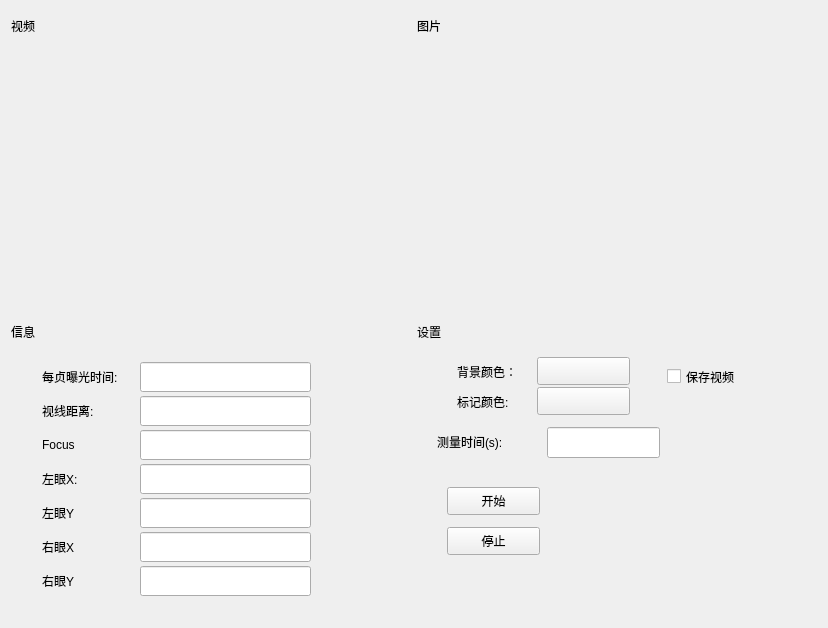
<?xml version="1.0" encoding="UTF-8"?>
<ui version="4.0">
 <class>QEyeTrackWidget</class>
 <widget class="QWidget" name="QEyeTrackWidget">
  <property name="geometry">
   <rect>
    <x>0</x>
    <y>0</y>
    <width>800</width>
    <height>600</height>
   </rect>
  </property>
  <property name="windowTitle">
   <string>Form</string>
  </property>
  <layout class="QGridLayout" name="gridLayout_2">
   <item row="0" column="0">
    <widget class="QWidget" name="widget_video" native="true">
     <property name="sizePolicy">
      <sizepolicy hsizetype="Expanding" vsizetype="Expanding">
       <horstretch>0</horstretch>
       <verstretch>0</verstretch>
      </sizepolicy>
     </property>
     <property name="minimumSize">
      <size>
       <width>400</width>
       <height>300</height>
      </size>
     </property>
     <layout class="QGridLayout" name="gridLayout_5">
      <property name="leftMargin">
       <number>0</number>
      </property>
      <property name="topMargin">
       <number>0</number>
      </property>
      <property name="rightMargin">
       <number>0</number>
      </property>
      <property name="bottomMargin">
       <number>0</number>
      </property>
      <property name="spacing">
       <number>0</number>
      </property>
      <item row="1" column="0">
       <widget class="QLabel" name="label_showvideo">
        <property name="sizePolicy">
         <sizepolicy hsizetype="Expanding" vsizetype="Expanding">
          <horstretch>0</horstretch>
          <verstretch>0</verstretch>
         </sizepolicy>
        </property>
        <property name="minimumSize">
         <size>
          <width>400</width>
          <height>270</height>
         </size>
        </property>
        <property name="text">
         <string/>
        </property>
       </widget>
      </item>
      <item row="0" column="0">
       <widget class="QWidget" name="widget_videotitle" native="true">
        <property name="sizePolicy">
         <sizepolicy hsizetype="Expanding" vsizetype="Expanding">
          <horstretch>0</horstretch>
          <verstretch>0</verstretch>
         </sizepolicy>
        </property>
        <property name="minimumSize">
         <size>
          <width>400</width>
          <height>30</height>
         </size>
        </property>
        <property name="maximumSize">
         <size>
          <width>16777215</width>
          <height>30</height>
         </size>
        </property>
        <layout class="QGridLayout" name="gridLayout_3">
         <property name="leftMargin">
          <number>0</number>
         </property>
         <property name="topMargin">
          <number>0</number>
         </property>
         <property name="rightMargin">
          <number>0</number>
         </property>
         <property name="bottomMargin">
          <number>0</number>
         </property>
         <property name="spacing">
          <number>0</number>
         </property>
         <item row="0" column="0">
          <widget class="QLabel" name="label_videotitle">
           <property name="sizePolicy">
            <sizepolicy hsizetype="Expanding" vsizetype="Expanding">
             <horstretch>0</horstretch>
             <verstretch>0</verstretch>
            </sizepolicy>
           </property>
           <property name="minimumSize">
            <size>
             <width>400</width>
             <height>30</height>
            </size>
           </property>
           <property name="maximumSize">
            <size>
             <width>16777215</width>
             <height>30</height>
            </size>
           </property>
           <property name="text">
            <string>视频</string>
           </property>
          </widget>
         </item>
        </layout>
       </widget>
      </item>
     </layout>
    </widget>
   </item>
   <item row="0" column="1">
    <widget class="QWidget" name="widgetShowpic" native="true">
     <property name="sizePolicy">
      <sizepolicy hsizetype="Expanding" vsizetype="Expanding">
       <horstretch>0</horstretch>
       <verstretch>0</verstretch>
      </sizepolicy>
     </property>
     <property name="minimumSize">
      <size>
       <width>400</width>
       <height>300</height>
      </size>
     </property>
     <layout class="QGridLayout" name="gridLayout_4">
      <property name="leftMargin">
       <number>0</number>
      </property>
      <property name="topMargin">
       <number>0</number>
      </property>
      <property name="rightMargin">
       <number>0</number>
      </property>
      <property name="bottomMargin">
       <number>0</number>
      </property>
      <property name="spacing">
       <number>0</number>
      </property>
      <item row="0" column="0">
       <widget class="QWidget" name="widget_pictitle" native="true">
        <property name="sizePolicy">
         <sizepolicy hsizetype="Expanding" vsizetype="Expanding">
          <horstretch>0</horstretch>
          <verstretch>0</verstretch>
         </sizepolicy>
        </property>
        <property name="minimumSize">
         <size>
          <width>400</width>
          <height>30</height>
         </size>
        </property>
        <property name="maximumSize">
         <size>
          <width>16777215</width>
          <height>30</height>
         </size>
        </property>
        <layout class="QGridLayout" name="gridLayout">
         <property name="leftMargin">
          <number>0</number>
         </property>
         <property name="topMargin">
          <number>0</number>
         </property>
         <property name="rightMargin">
          <number>0</number>
         </property>
         <property name="bottomMargin">
          <number>0</number>
         </property>
         <property name="spacing">
          <number>0</number>
         </property>
         <item row="0" column="0">
          <widget class="QLabel" name="label_pictitle">
           <property name="sizePolicy">
            <sizepolicy hsizetype="Expanding" vsizetype="Expanding">
             <horstretch>0</horstretch>
             <verstretch>0</verstretch>
            </sizepolicy>
           </property>
           <property name="minimumSize">
            <size>
             <width>400</width>
             <height>30</height>
            </size>
           </property>
           <property name="maximumSize">
            <size>
             <width>16777215</width>
             <height>30</height>
            </size>
           </property>
           <property name="text">
            <string>图片</string>
           </property>
          </widget>
         </item>
        </layout>
       </widget>
      </item>
      <item row="1" column="0">
       <widget class="QShowpicWidget" name="widget_picture" native="true">
        <property name="sizePolicy">
         <sizepolicy hsizetype="Expanding" vsizetype="Expanding">
          <horstretch>0</horstretch>
          <verstretch>0</verstretch>
         </sizepolicy>
        </property>
        <property name="minimumSize">
         <size>
          <width>400</width>
          <height>270</height>
         </size>
        </property>
       </widget>
      </item>
     </layout>
    </widget>
   </item>
   <item row="1" column="0">
    <widget class="QWidget" name="widgetCCDinfo" native="true">
     <property name="sizePolicy">
      <sizepolicy hsizetype="Expanding" vsizetype="Expanding">
       <horstretch>0</horstretch>
       <verstretch>0</verstretch>
      </sizepolicy>
     </property>
     <property name="minimumSize">
      <size>
       <width>400</width>
       <height>300</height>
      </size>
     </property>
     <layout class="QGridLayout" name="gridLayout_9">
      <property name="leftMargin">
       <number>0</number>
      </property>
      <property name="topMargin">
       <number>0</number>
      </property>
      <property name="rightMargin">
       <number>0</number>
      </property>
      <property name="bottomMargin">
       <number>0</number>
      </property>
      <property name="spacing">
       <number>0</number>
      </property>
      <item row="1" column="0">
       <widget class="QWidget" name="widget_info" native="true">
        <property name="sizePolicy">
         <sizepolicy hsizetype="Expanding" vsizetype="Expanding">
          <horstretch>0</horstretch>
          <verstretch>0</verstretch>
         </sizepolicy>
        </property>
        <property name="minimumSize">
         <size>
          <width>400</width>
          <height>270</height>
         </size>
        </property>
        <widget class="QLineEdit" name="lineEdit_LeftY">
         <property name="geometry">
          <rect>
           <x>129</x>
           <y>151</y>
           <width>171</width>
           <height>30</height>
          </rect>
         </property>
         <property name="minimumSize">
          <size>
           <width>0</width>
           <height>30</height>
          </size>
         </property>
         <property name="readOnly">
          <bool>true</bool>
         </property>
        </widget>
        <widget class="QLabel" name="label_17">
         <property name="geometry">
          <rect>
           <x>31</x>
           <y>151</y>
           <width>80</width>
           <height>30</height>
          </rect>
         </property>
         <property name="sizePolicy">
          <sizepolicy hsizetype="Expanding" vsizetype="Expanding">
           <horstretch>0</horstretch>
           <verstretch>0</verstretch>
          </sizepolicy>
         </property>
         <property name="minimumSize">
          <size>
           <width>80</width>
           <height>30</height>
          </size>
         </property>
         <property name="maximumSize">
          <size>
           <width>200</width>
           <height>50</height>
          </size>
         </property>
         <property name="text">
          <string>左眼Y</string>
         </property>
        </widget>
        <widget class="QLabel" name="label_22">
         <property name="geometry">
          <rect>
           <x>31</x>
           <y>219</y>
           <width>80</width>
           <height>30</height>
          </rect>
         </property>
         <property name="sizePolicy">
          <sizepolicy hsizetype="Expanding" vsizetype="Expanding">
           <horstretch>0</horstretch>
           <verstretch>0</verstretch>
          </sizepolicy>
         </property>
         <property name="minimumSize">
          <size>
           <width>80</width>
           <height>30</height>
          </size>
         </property>
         <property name="maximumSize">
          <size>
           <width>200</width>
           <height>50</height>
          </size>
         </property>
         <property name="text">
          <string>右眼Y</string>
         </property>
        </widget>
        <widget class="QLabel" name="label_21">
         <property name="geometry">
          <rect>
           <x>31</x>
           <y>185</y>
           <width>80</width>
           <height>30</height>
          </rect>
         </property>
         <property name="sizePolicy">
          <sizepolicy hsizetype="Expanding" vsizetype="Expanding">
           <horstretch>0</horstretch>
           <verstretch>0</verstretch>
          </sizepolicy>
         </property>
         <property name="minimumSize">
          <size>
           <width>80</width>
           <height>30</height>
          </size>
         </property>
         <property name="maximumSize">
          <size>
           <width>200</width>
           <height>50</height>
          </size>
         </property>
         <property name="text">
          <string>右眼X</string>
         </property>
        </widget>
        <widget class="QLineEdit" name="lineEdit_RightX">
         <property name="geometry">
          <rect>
           <x>129</x>
           <y>185</y>
           <width>171</width>
           <height>30</height>
          </rect>
         </property>
         <property name="minimumSize">
          <size>
           <width>0</width>
           <height>30</height>
          </size>
         </property>
         <property name="readOnly">
          <bool>true</bool>
         </property>
        </widget>
        <widget class="QLineEdit" name="lineEdit_RightY">
         <property name="geometry">
          <rect>
           <x>129</x>
           <y>219</y>
           <width>171</width>
           <height>30</height>
          </rect>
         </property>
         <property name="minimumSize">
          <size>
           <width>0</width>
           <height>30</height>
          </size>
         </property>
         <property name="readOnly">
          <bool>true</bool>
         </property>
        </widget>
        <widget class="QLabel" name="label_2">
         <property name="geometry">
          <rect>
           <x>31</x>
           <y>15</y>
           <width>98</width>
           <height>30</height>
          </rect>
         </property>
         <property name="sizePolicy">
          <sizepolicy hsizetype="Expanding" vsizetype="Expanding">
           <horstretch>0</horstretch>
           <verstretch>0</verstretch>
          </sizepolicy>
         </property>
         <property name="minimumSize">
          <size>
           <width>80</width>
           <height>30</height>
          </size>
         </property>
         <property name="maximumSize">
          <size>
           <width>200</width>
           <height>50</height>
          </size>
         </property>
         <property name="text">
          <string>每贞曝光时间:</string>
         </property>
        </widget>
        <widget class="QLabel" name="label_3">
         <property name="geometry">
          <rect>
           <x>31</x>
           <y>49</y>
           <width>80</width>
           <height>30</height>
          </rect>
         </property>
         <property name="sizePolicy">
          <sizepolicy hsizetype="Expanding" vsizetype="Expanding">
           <horstretch>0</horstretch>
           <verstretch>0</verstretch>
          </sizepolicy>
         </property>
         <property name="minimumSize">
          <size>
           <width>80</width>
           <height>30</height>
          </size>
         </property>
         <property name="maximumSize">
          <size>
           <width>200</width>
           <height>50</height>
          </size>
         </property>
         <property name="text">
          <string>视线距离:</string>
         </property>
        </widget>
        <widget class="QLineEdit" name="lineEdit_exposure">
         <property name="geometry">
          <rect>
           <x>129</x>
           <y>15</y>
           <width>171</width>
           <height>30</height>
          </rect>
         </property>
         <property name="minimumSize">
          <size>
           <width>30</width>
           <height>30</height>
          </size>
         </property>
         <property name="readOnly">
          <bool>true</bool>
         </property>
        </widget>
        <widget class="QLineEdit" name="lineEdit_focus">
         <property name="geometry">
          <rect>
           <x>129</x>
           <y>83</y>
           <width>171</width>
           <height>30</height>
          </rect>
         </property>
         <property name="minimumSize">
          <size>
           <width>0</width>
           <height>30</height>
          </size>
         </property>
         <property name="readOnly">
          <bool>true</bool>
         </property>
        </widget>
        <widget class="QLabel" name="label_10">
         <property name="geometry">
          <rect>
           <x>31</x>
           <y>83</y>
           <width>80</width>
           <height>30</height>
          </rect>
         </property>
         <property name="sizePolicy">
          <sizepolicy hsizetype="Expanding" vsizetype="Expanding">
           <horstretch>0</horstretch>
           <verstretch>0</verstretch>
          </sizepolicy>
         </property>
         <property name="minimumSize">
          <size>
           <width>80</width>
           <height>30</height>
          </size>
         </property>
         <property name="maximumSize">
          <size>
           <width>200</width>
           <height>50</height>
          </size>
         </property>
         <property name="text">
          <string>Focus</string>
         </property>
        </widget>
        <widget class="QLineEdit" name="lineEdit_distance">
         <property name="geometry">
          <rect>
           <x>129</x>
           <y>49</y>
           <width>171</width>
           <height>30</height>
          </rect>
         </property>
         <property name="minimumSize">
          <size>
           <width>0</width>
           <height>30</height>
          </size>
         </property>
         <property name="readOnly">
          <bool>true</bool>
         </property>
        </widget>
        <widget class="QLabel" name="label_16">
         <property name="geometry">
          <rect>
           <x>31</x>
           <y>117</y>
           <width>80</width>
           <height>30</height>
          </rect>
         </property>
         <property name="sizePolicy">
          <sizepolicy hsizetype="Expanding" vsizetype="Expanding">
           <horstretch>0</horstretch>
           <verstretch>0</verstretch>
          </sizepolicy>
         </property>
         <property name="minimumSize">
          <size>
           <width>80</width>
           <height>30</height>
          </size>
         </property>
         <property name="maximumSize">
          <size>
           <width>200</width>
           <height>50</height>
          </size>
         </property>
         <property name="text">
          <string>左眼X:</string>
         </property>
        </widget>
        <widget class="QLineEdit" name="lineEdit_LeftX">
         <property name="geometry">
          <rect>
           <x>129</x>
           <y>117</y>
           <width>171</width>
           <height>30</height>
          </rect>
         </property>
         <property name="minimumSize">
          <size>
           <width>0</width>
           <height>30</height>
          </size>
         </property>
         <property name="readOnly">
          <bool>true</bool>
         </property>
        </widget>
       </widget>
      </item>
      <item row="0" column="0">
       <widget class="QWidget" name="widget_infotitle" native="true">
        <property name="sizePolicy">
         <sizepolicy hsizetype="Expanding" vsizetype="Expanding">
          <horstretch>0</horstretch>
          <verstretch>0</verstretch>
         </sizepolicy>
        </property>
        <property name="minimumSize">
         <size>
          <width>400</width>
          <height>30</height>
         </size>
        </property>
        <property name="maximumSize">
         <size>
          <width>16777215</width>
          <height>30</height>
         </size>
        </property>
        <layout class="QGridLayout" name="gridLayout_7">
         <property name="leftMargin">
          <number>0</number>
         </property>
         <property name="topMargin">
          <number>0</number>
         </property>
         <property name="rightMargin">
          <number>0</number>
         </property>
         <property name="bottomMargin">
          <number>0</number>
         </property>
         <property name="spacing">
          <number>0</number>
         </property>
         <item row="0" column="0">
          <widget class="QLabel" name="label_infotitle">
           <property name="sizePolicy">
            <sizepolicy hsizetype="Expanding" vsizetype="Expanding">
             <horstretch>0</horstretch>
             <verstretch>0</verstretch>
            </sizepolicy>
           </property>
           <property name="minimumSize">
            <size>
             <width>400</width>
             <height>30</height>
            </size>
           </property>
           <property name="maximumSize">
            <size>
             <width>16777215</width>
             <height>30</height>
            </size>
           </property>
           <property name="text">
            <string>信息</string>
           </property>
          </widget>
         </item>
        </layout>
       </widget>
      </item>
     </layout>
    </widget>
   </item>
   <item row="1" column="1">
    <widget class="QWidget" name="widgetSetting" native="true">
     <property name="sizePolicy">
      <sizepolicy hsizetype="Expanding" vsizetype="Expanding">
       <horstretch>0</horstretch>
       <verstretch>0</verstretch>
      </sizepolicy>
     </property>
     <property name="minimumSize">
      <size>
       <width>400</width>
       <height>300</height>
      </size>
     </property>
     <layout class="QGridLayout" name="gridLayout_10">
      <property name="leftMargin">
       <number>0</number>
      </property>
      <property name="topMargin">
       <number>0</number>
      </property>
      <property name="rightMargin">
       <number>0</number>
      </property>
      <property name="bottomMargin">
       <number>0</number>
      </property>
      <property name="spacing">
       <number>0</number>
      </property>
      <item row="1" column="0">
       <widget class="QWidget" name="widgetSet" native="true">
        <property name="sizePolicy">
         <sizepolicy hsizetype="Expanding" vsizetype="Expanding">
          <horstretch>0</horstretch>
          <verstretch>0</verstretch>
         </sizepolicy>
        </property>
        <property name="minimumSize">
         <size>
          <width>400</width>
          <height>270</height>
         </size>
        </property>
        <widget class="QCheckBox" name="checkBoxSavevideo">
         <property name="geometry">
          <rect>
           <x>250</x>
           <y>20</y>
           <width>91</width>
           <height>19</height>
          </rect>
         </property>
         <property name="text">
          <string>保存视频</string>
         </property>
        </widget>
        <widget class="QPushButton" name="pushButtonBgColor">
         <property name="geometry">
          <rect>
           <x>120</x>
           <y>10</y>
           <width>93</width>
           <height>28</height>
          </rect>
         </property>
         <property name="text">
          <string/>
         </property>
        </widget>
        <widget class="QPushButton" name="pushButtonTargetColor">
         <property name="geometry">
          <rect>
           <x>120</x>
           <y>40</y>
           <width>93</width>
           <height>28</height>
          </rect>
         </property>
         <property name="text">
          <string/>
         </property>
        </widget>
        <widget class="QLabel" name="label_25">
         <property name="geometry">
          <rect>
           <x>40</x>
           <y>10</y>
           <width>80</width>
           <height>30</height>
          </rect>
         </property>
         <property name="sizePolicy">
          <sizepolicy hsizetype="Expanding" vsizetype="Expanding">
           <horstretch>0</horstretch>
           <verstretch>0</verstretch>
          </sizepolicy>
         </property>
         <property name="minimumSize">
          <size>
           <width>80</width>
           <height>30</height>
          </size>
         </property>
         <property name="maximumSize">
          <size>
           <width>200</width>
           <height>50</height>
          </size>
         </property>
         <property name="text">
          <string>背景颜色：</string>
         </property>
        </widget>
        <widget class="QLabel" name="label_26">
         <property name="geometry">
          <rect>
           <x>40</x>
           <y>40</y>
           <width>80</width>
           <height>30</height>
          </rect>
         </property>
         <property name="sizePolicy">
          <sizepolicy hsizetype="Expanding" vsizetype="Expanding">
           <horstretch>0</horstretch>
           <verstretch>0</verstretch>
          </sizepolicy>
         </property>
         <property name="minimumSize">
          <size>
           <width>80</width>
           <height>30</height>
          </size>
         </property>
         <property name="maximumSize">
          <size>
           <width>200</width>
           <height>50</height>
          </size>
         </property>
         <property name="text">
          <string>标记颜色:</string>
         </property>
        </widget>
        <widget class="QPushButton" name="pushButtonStartTrack">
         <property name="geometry">
          <rect>
           <x>30</x>
           <y>140</y>
           <width>93</width>
           <height>28</height>
          </rect>
         </property>
         <property name="text">
          <string>开始</string>
         </property>
        </widget>
        <widget class="QPushButton" name="pushButton_StopTrack">
         <property name="geometry">
          <rect>
           <x>30</x>
           <y>180</y>
           <width>93</width>
           <height>28</height>
          </rect>
         </property>
         <property name="text">
          <string>停止</string>
         </property>
        </widget>
        <widget class="QLabel" name="label_27">
         <property name="geometry">
          <rect>
           <x>20</x>
           <y>80</y>
           <width>101</width>
           <height>30</height>
          </rect>
         </property>
         <property name="sizePolicy">
          <sizepolicy hsizetype="Expanding" vsizetype="Expanding">
           <horstretch>0</horstretch>
           <verstretch>0</verstretch>
          </sizepolicy>
         </property>
         <property name="minimumSize">
          <size>
           <width>80</width>
           <height>30</height>
          </size>
         </property>
         <property name="maximumSize">
          <size>
           <width>200</width>
           <height>50</height>
          </size>
         </property>
         <property name="text">
          <string>测量时间(s):</string>
         </property>
        </widget>
        <widget class="QLineEdit" name="lineEdit_time">
         <property name="geometry">
          <rect>
           <x>130</x>
           <y>80</y>
           <width>113</width>
           <height>31</height>
          </rect>
         </property>
        </widget>
       </widget>
      </item>
      <item row="0" column="0">
       <widget class="QWidget" name="widget_settitle" native="true">
        <property name="sizePolicy">
         <sizepolicy hsizetype="Expanding" vsizetype="Expanding">
          <horstretch>0</horstretch>
          <verstretch>0</verstretch>
         </sizepolicy>
        </property>
        <property name="minimumSize">
         <size>
          <width>400</width>
          <height>30</height>
         </size>
        </property>
        <property name="maximumSize">
         <size>
          <width>16777215</width>
          <height>30</height>
         </size>
        </property>
        <layout class="QGridLayout" name="gridLayout_6">
         <property name="leftMargin">
          <number>0</number>
         </property>
         <property name="topMargin">
          <number>0</number>
         </property>
         <property name="rightMargin">
          <number>0</number>
         </property>
         <property name="bottomMargin">
          <number>0</number>
         </property>
         <property name="spacing">
          <number>0</number>
         </property>
         <item row="0" column="0">
          <widget class="QLabel" name="label_settitle">
           <property name="sizePolicy">
            <sizepolicy hsizetype="Expanding" vsizetype="Expanding">
             <horstretch>0</horstretch>
             <verstretch>0</verstretch>
            </sizepolicy>
           </property>
           <property name="minimumSize">
            <size>
             <width>400</width>
             <height>30</height>
            </size>
           </property>
           <property name="maximumSize">
            <size>
             <width>16777215</width>
             <height>30</height>
            </size>
           </property>
           <property name="text">
            <string>设置</string>
           </property>
          </widget>
         </item>
        </layout>
       </widget>
      </item>
     </layout>
    </widget>
   </item>
  </layout>
 </widget>
 <customwidgets>
  <customwidget>
   <class>QShowpicWidget</class>
   <extends>QWidget</extends>
   <header location="global">qshowpicwidget.h</header>
   <container>1</container>
  </customwidget>
 </customwidgets>
 <resources/>
 <connections/>
</ui>
